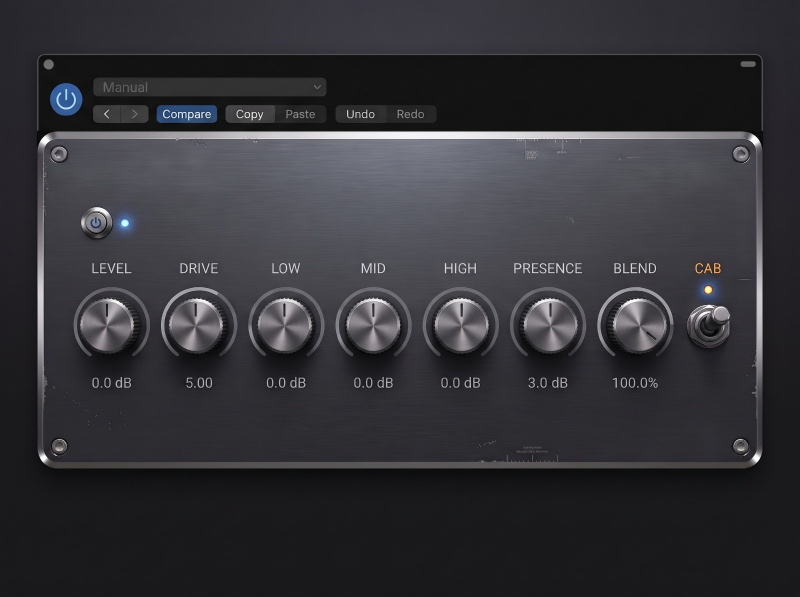
#> input picture Resources/mockup/layout.jpg, 1600 x 1194 px (shown at 1/2 size); its folder holds 6 pictures in this run; the run also reads 4 pictures not shown here
$ python build_ui_assets.py
#> lines starting #> are read from the running program, lines starting #| are printed output that depends on the picture; after the words box and inside, x2 and y2 are one past the last pixel; in counts of white or black regions, pixels touching at a corner belong together
#!/usr/bin/env python3
# AURA Bass — gerador das imagens da interface
# Copyright (c) 2026 Thiago Galvão. Todos os direitos reservados.
# Obra protegida pelas Leis 9.609/1998 e 9.610/1998. Uso pessoal permitido;
# cópia, redistribuição ou obra derivada apenas com autorização por escrito.
# Licença: ver LICENSE  |  https://github.com/thiagorgalvao-sketch/AURA
"""
Monta as imagens da interface do AURA Bass a partir da arte de referência.

Entradas (Resources/mockup):
  layout.jpg          painel completo (2x), sem marca
  plate_empty.jpg     a mesma placa vazia, perfeitamente alinhada com layout.jpg
  generic_print.png   textos impressos genéricos (texto vertical, subtítulo do rodapé, microtextos)
Fontes (Resources/fonts): RussoOne-Regular.ttf, Roboto.ttf

Saídas (Resources/ui), todas em 2x:
  background.jpg      painel sem os indicadores dos knobs e sem os valores, LEDs apagados,
                      chave do CAB ligada, com o nome AURA BASS
  pointer.png         indicador do knob (gira na interface), centrado no quadro
  led_drive_on.png    LED azul aceso (sobreposição)
  footswitch_down.png footswitch do DRIVE pressionado (sobreposição)
  led_tuner_on.png    LED verde do afinador aceso (sobreposição)
  tuner_down.png      footswitch do afinador pressionado (sobreposição)
  arcs_lit.png        arcos dos knobs "acesos" (a interface revela até o valor)
  led_cab_on.png      LED laranja aceso (sobreposição)
  cab_off.png         chave do CAB desligada (alavanca espelhada, sobreposição)

As coordenadas abaixo estão em pixels da imagem de referência (1600x1194, tela Retina).
O recorte do painel começa em CROP_X, CROP_Y; dividir por 2 dá as unidades de Source/Layout.h.

Uso: python3 Tools/build_ui_assets.py
"""
import math
import os
import numpy as np
from PIL import Image, ImageDraw, ImageFont, ImageFilter

ROOT = os.path.dirname(os.path.dirname(os.path.abspath(__file__)))
MOCK = os.path.join(ROOT, "Resources", "mockup")
FONTS = os.path.join(ROOT, "Resources", "fonts")
OUT = os.path.join(ROOT, "Resources", "ui")

CROP_X, CROP_Y, CROP_W, CROP_H = 74, 262, 1452, 678

# Knobs: centro e ângulo atual do indicador (graus, 0 = para cima, horário)
KNOBS = [(217.0, 647.0, 352), (392.5, 651.0, 358), (569.5, 647.0, 358), (746.0, 647.0, 0),
         (923.0, 647.0, 0), (1101.0, 647.5, 358), (1276.0, 646.5, 132)]
POINTER_R0, POINTER_R1, POINTER_HALF_W = 5.0, 50.0, 7.5
REF_KNOB = 3                              # MID: indicador exatamente para cima

VALUE_RECTS = [(150, 745, 300, 790), (325, 745, 475, 790), (500, 745, 650, 790), (675, 745, 825, 790),
               (850, 745, 1000, 790), (1020, 745, 1180, 790), (1195, 745, 1350, 790)]

LED_DRIVE = (249.0, 445.0, 9.5)           # x, y, raio da lente (posição original na arte)

# Footswitch do DRIVE (renderizado por Tools/FootswitchRender) e nova posição do LED azul
FS_CENTER = (1385.0, 858.0)              # canto inferior direito
FS_WIPE = (145, 398, 352, 494)            # região do antigo botão power + LED + rótulo
FS_DOWN_HALF = 48
LED_DRIVE_NEW = (1306.0, 858.0)

# Footswitch do afinador (TUNER), espelhado no canto inferior esquerdo, com LED verde
FS_TUNER = (215.0, 858.0)
LED_TUNER = (294.0, 858.0)
LED_DRIVE_HALF = 22
LED_CAB = (1416.7, 579.3, 9.0)
LED_HALF = 32                             # meio lado do recorte do LED (px)

TOGGLE_AXIS_X = 1417.0                    # eixo vertical da chave (para espelhar)
TOGGLE_CENTER = (1417.0, 652.0)
TOGGLE_HALF = 50

POINTER_HALF = 48                         # meio lado do quadro do indicador (px)

# Bloco dos knobs/CAB sobe 40 px (20 unidades) para equilibrar o painel. As coordenadas acima
# são as da arte original; aqui são convertidas para a posição nova.
DY = -40
BLOCK_ROWS = (500, 820)                   # linhas (arte original) do bloco que sobe
BLOCK_COLS = (90, 1465)
DRIVE_KNOB, MID_KNOB = 1, 3
ARC_DY, ARC_R0, ARC_R1, ARC_MAX_DEG = 3.0, 62.0, 84.0, 146.0   # arco metálico em volta de cada knob
KNOBS_ORIG = list(KNOBS)
KNOBS = [(x, y + DY, a) for x, y, a in KNOBS]
VALUE_RECTS = [(x0, y0 + DY, x1, y1 + DY) for x0, y0, x1, y1 in VALUE_RECTS]
LED_CAB = (LED_CAB[0], LED_CAB[1] + DY, LED_CAB[2])
TOGGLE_CENTER = (TOGGLE_CENTER[0], TOGGLE_CENTER[1] + DY)

# Microtextos ilegíveis da arte (substituídos por textos reais)
MICRO_WIPES = [(1022, 266, 1182, 324), (926, 868, 1140, 934)]


def load(name):
#> called with name = 'layout.jpg'
    return np.asarray(Image.open(os.path.join(MOCK, name)).convert("RGB")).astype(np.float32)
#> call 2 of load, with name = 'plate_empty.jpg'
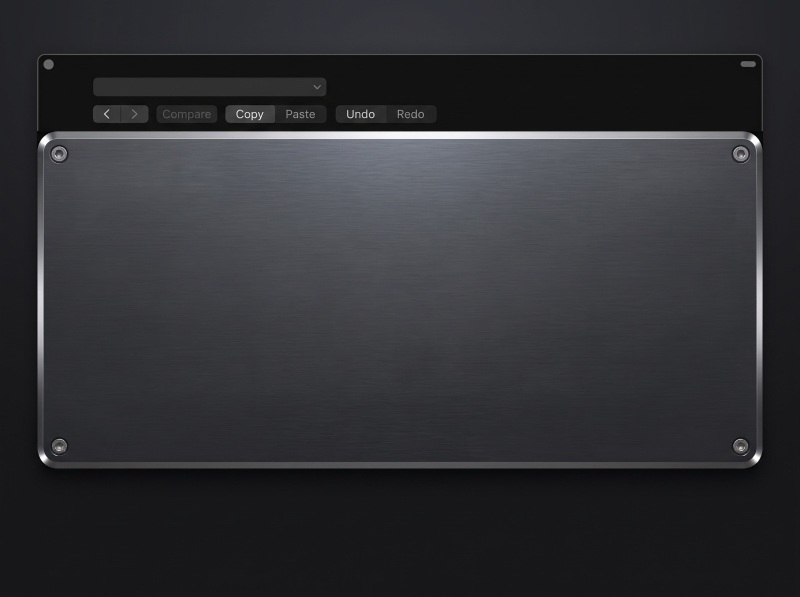
#> input picture Resources/mockup/plate_empty.jpg, 1600 x 1194 px (shown at 1/2 size)


def smoothstep(a, b, x):
    t = np.clip((x - a) / (b - a), 0.0, 1.0)
    return t * t * (3 - 2 * t)


def bilinear(img, xs, ys):
    h, w = img.shape[:2]
    xs = np.clip(xs, 0, w - 2)
    ys = np.clip(ys, 0, h - 2)
    x0 = np.floor(xs).astype(int)
    y0 = np.floor(ys).astype(int)
    tx = (xs - x0)[..., None]
    ty = (ys - y0)[..., None]
    a = img[y0, x0]
    b = img[y0, x0 + 1]
    c = img[y0 + 1, x0]
    d = img[y0 + 1, x0 + 1]
    return (a * (1 - tx) + b * tx) * (1 - ty) + (c * (1 - tx) + d * tx) * ty


def lum(img):
    return img[..., 0] * 0.299 + img[..., 1] * 0.587 + img[..., 2] * 0.114


def pointer_weight(cx, cy, deg, xs, ys):
    a = math.radians(deg)
    ux, uy = math.sin(a), -math.cos(a)
    vx, vy = xs - cx, ys - cy
    along = vx * ux + vy * uy
    perp = np.abs(vx * uy - vy * ux)
    return (smoothstep(POINTER_HALF_W, POINTER_HALF_W - 2.0, perp)
            * smoothstep(POINTER_R0, POINTER_R0 + 2.0, along)
            * smoothstep(POINTER_R1, POINTER_R1 - 2.0, along))


def remove_pointer(img, cx, cy, deg):
    """Preenche o indicador interpolando ao longo do anel (mesmo raio), dos dois lados da ranhura.
    O alumínio torneado varia suavemente em volta do círculo, então o preenchimento some."""
    x0, y0 = int(cx - 60), int(cy - 60)
    ys, xs = np.mgrid[y0:y0 + 120, x0:x0 + 120].astype(np.float32)
    w = pointer_weight(cx, cy, deg, xs, ys)[..., None]
    patch = img[y0:y0 + 120, x0:x0 + 120].copy()

    vx, vy = xs - cx, ys - cy
    r = np.maximum(np.sqrt(vx * vx + vy * vy), 1.0)
    phi = np.arctan2(vx, -vy)                                 # 0 = para cima, horário
    phi0 = math.radians(deg)
    dphi = np.arctan2(np.sin(phi - phi0), np.cos(phi - phi0))
    half = (POINTER_HALF_W + 1.5) / r                         # meia largura angular da ranhura
    pa, pb = phi0 - half, phi0 + half
    side_a = bilinear(img, cx + r * np.sin(pa), cy - r * np.cos(pa))
    side_b = bilinear(img, cx + r * np.sin(pb), cy - r * np.cos(pb))
    t = np.clip((dphi + half) / (2 * half), 0, 1)[..., None]
    interp = side_a * (1 - t) + side_b * t
    filled = patch * (1 - w) + interp * w
    img[y0:y0 + 120, x0:x0 + 120] = filled
    return patch, filled, w[..., 0], (x0, y0)


def erase_text(img, plate, rect, threshold=22.0):
    """Remove texto claro trocando-o pela placa vazia, preservando sombras locais."""
    x0, y0, x1, y1 = rect
    b = img[y0:y1, x0:x1]
    a = plate[y0:y1, x0:x1]
    mask = (lum(b) - lum(a)) > threshold
    mask = np.asarray(Image.fromarray((mask * 255).astype(np.uint8)).filter(ImageFilter.MaxFilter(5))) > 0
    valid = (~mask).astype(np.float32)
    ratio = np.where(valid[..., None] > 0, b / np.maximum(a, 1.0), 0.0)

    def blur(arr, sigma=6.0):
        k = np.exp(-0.5 * (np.arange(-18, 19) / sigma) ** 2)
        k /= k.sum()
        pad = np.pad(arr.astype(np.float32), 18, mode="edge")
        pad = np.apply_along_axis(lambda m: np.convolve(m, k, mode="same"), 0, pad)
        pad = np.apply_along_axis(lambda m: np.convolve(m, k, mode="same"), 1, pad)
        return pad[18:-18, 18:-18]

    num = np.stack([blur(ratio[..., i] * valid) for i in range(3)], -1)
    den = blur(valid)[..., None]
    r = num / np.maximum(den, 1e-3)
    fill = a * np.clip(r, 0.5, 1.6)
    soft = np.asarray(Image.fromarray((mask * 255).astype(np.uint8)).filter(ImageFilter.GaussianBlur(1.0))).astype(np.float32)[..., None] / 255.0
    img[y0:y1, x0:x1] = b * (1 - soft) + fill * soft


def led_off(img, plate, x, y, r, tint):
    """Apaga o LED: tira o brilho (volta à placa vazia) e escurece a lente."""
    R = LED_HALF
    x0, y0 = int(round(x)) - R, int(round(y)) - R
    ys, xs = np.mgrid[y0:y0 + 2 * R, x0:x0 + 2 * R].astype(np.float32)
    d = np.sqrt((xs - x) ** 2 + (ys - y) ** 2)
    on = img[y0:y0 + 2 * R, x0:x0 + 2 * R]
    base = plate[y0:y0 + 2 * R, x0:x0 + 2 * R]
    l = lum(on)[..., None] / 255.0
    lens = np.array(tint, np.float32) * (0.10 + 0.25 * l ** 2) + 10.0
    # reflexo especular pequeno no alto à esquerda
    spec = np.exp(-(((xs - (x - r * 0.35)) ** 2 + (ys - (y - r * 0.4)) ** 2) / (2 * (r * 0.22) ** 2)))[..., None]
    lens = lens + spec * 120.0
    rim = smoothstep(r - 0.6, r + 1.2, d)[..., None]
    ring = np.exp(-((d - r - 0.8) ** 2) / 1.2)[..., None] * 45.0
    off = lens * (1 - rim) + (base + ring) * rim
    edge = smoothstep(R - 2, R - 8, d)[..., None]
    img[y0:y0 + 2 * R, x0:x0 + 2 * R] = on * (1 - edge) + off * edge


def crop_rgba(img, cx, cy, half, alpha=None):
    x0, y0 = int(round(cx)) - half, int(round(cy)) - half
    rgb = np.clip(img[y0:y0 + 2 * half, x0:x0 + 2 * half], 0, 255).astype(np.uint8)
    if alpha is None:
        ys, xs = np.mgrid[0:2 * half, 0:2 * half].astype(np.float32)
        d = np.sqrt((xs + 0.5 - half) ** 2 + (ys + 0.5 - half) ** 2)
        alpha = smoothstep(half - 1, half - 7, d)
    a = (np.clip(alpha, 0, 1) * 255).astype(np.uint8)
    return Image.fromarray(np.dstack([rgb, a]), "RGBA")


# [9 lines left out: function draw_text, not called in this run]


def distress(alpha, seed=7):
    rng = np.random.default_rng(seed)
    h, w = alpha.shape
    fine = np.asarray(Image.fromarray((rng.random((h // 2 + 1, w // 2 + 1)) * 255).astype(np.uint8)).resize((w, h), Image.BILINEAR)).astype(np.float32) / 255
    coarse = np.asarray(Image.fromarray((rng.random((h // 18 + 1, w // 18 + 1)) * 255).astype(np.uint8)).resize((w, h), Image.BICUBIC)).astype(np.float32) / 255
    specks = smoothstep(0.78, 0.86, fine) * smoothstep(0.50, 0.70, coarse)
    pits = (rng.random((h, w)) > 0.9965).astype(np.float32)
    pits = np.asarray(Image.fromarray((pits * 255).astype(np.uint8)).filter(ImageFilter.MaxFilter(3))).astype(np.float32) / 255
    return alpha * np.clip(1.0 - specks * 0.9 - pits * 0.8, 0, 1)


def composite(img, rgba_canvas, colour, alpha_scale=1.0, use_distress=False, seed=7):
    a = np.asarray(rgba_canvas).astype(np.float32) / 255.0
    if use_distress:
        a = distress(a, seed)
    a = (a * alpha_scale)[..., None]
    img[:] = img * (1 - a) + np.array(colour, np.float32) * a


def prepare_layout(layout, plate):
    """Ajustes na arte antes de tudo: tira o botão power antigo, deixa o arco do DRIVE igual
    aos outros e sobe o bloco dos knobs. Trabalha na diferença (arte - placa vazia) para mover
    só os elementos, mantendo a textura da placa no lugar."""
    out = layout.copy()
    x0, y0, x1, y1 = FS_WIPE
    ys, xs = np.mgrid[y0:y1, x0:x1].astype(np.float32)
    edge = np.minimum.reduce([xs - x0, x1 - 1 - xs, ys - y0, y1 - 1 - ys])
    wa = smoothstep(0, 10, edge)[..., None]
    out[y0:y1, x0:x1] = out[y0:y1, x0:x1] * (1 - wa) + plate[y0:y1, x0:x1] * wa

    diff = out - plate

    # Arco do DRIVE: copia o do MID (o original tinha um brilho fixo no fim)
    dx_, dy_, _ = KNOBS_ORIG[DRIVE_KNOB]
    mx_, my_, _ = KNOBS_ORIG[MID_KNOB]
    R = 96
    ys, xs = np.mgrid[-R:R + 1, -R:R + 1].astype(np.float32)
    r = np.sqrt(xs ** 2 + ys ** 2)
    ring = (smoothstep(ARC_R0 - 2, ARC_R0 + 2, r) * smoothstep(94.0, 88.0, r) * (ys < 60))[..., None]
    sx, sy = int(round(mx_)), int(round(my_ + ARC_DY))
    tx, ty = int(round(dx_)), int(round(dy_ + ARC_DY))
    src = diff[sy - R:sy + R + 1, sx - R:sx + R + 1]
    dst = diff[ty - R:ty + R + 1, tx - R:tx + R + 1]
    diff[ty - R:ty + R + 1, tx - R:tx + R + 1] = dst * (1 - ring) + src * ring

    # Sobe o bloco dos knobs
    r0, r1 = BLOCK_ROWS
    c0, c1 = BLOCK_COLS
    block = diff[r0:r1, c0:c1].copy()
    diff[r0:r1, c0:c1] = 0.0
    diff[r0 + DY:r1 + DY, c0:c1] = block
    return np.clip(plate + diff, 0, 255)


def draw_microprint(img, plate, roboto):
    """Troca os microtextos embaralhados por textos legíveis (sem repetir o nome)."""
    for x0, y0, x1, y1 in MICRO_WIPES:
        ys, xs = np.mgrid[y0:y1, x0:x1].astype(np.float32)
        edge = np.minimum.reduce([xs - x0, x1 - 1 - xs, ys - y0, y1 - 1 - ys])
        wa = smoothstep(0, 6, edge)[..., None]
        img[y0:y1, x0:x1] = img[y0:y1, x0:x1] * (1 - wa) + plate[y0:y1, x0:x1] * wa

    H, W = img.shape[:2]
    layer = Image.new("L", (W, H), 0)
    d = ImageDraw.Draw(layer)

    def ruler(x0, x1, y, up):
        d.line([(x0, y), (x1, y)], fill=255, width=1)
        for i, x in enumerate(range(x0, x1 + 1, 6)):
            ln = 9 if i % 10 == 0 else (6 if i % 5 == 0 else 3)
            d.line([(x, y), (x, y - ln if up else y + ln)], fill=255, width=1)

    ruler(1040, 1160, 286, False)
    d.text((1040, 314), "MODEL AB-1   SER. 0417", font=roboto(12), fill=255, anchor="ls")
    ruler(960, 1110, 906, True)
    d.text((960, 888), "HANDMADE IN BRAZIL", font=roboto(12), fill=255, anchor="ls")
    a = (np.asarray(layer).astype(np.float32) / 255.0 * 0.85)[..., None]
    img[:] = img * (1 - a) + np.array((112, 114, 119), np.float32) * a


def build_arcs_lit(img, plate):
    """Camada com os arcos metálicos 'acesos' (mais claros); a interface revela só o trecho
    do arco até o valor de cada knob."""
    H, W = img.shape[:2]
    out = np.zeros((H, W, 4), np.float32)
    lum_d = lum(img) - lum(plate)
    for cx, cy, _ in KNOBS:
        R = int(ARC_R1) + 2
        acx, acy = int(round(cx)), int(round(cy + ARC_DY))
        ys, xs = np.mgrid[acy - R:acy + R + 1, acx - R:acx + R + 1].astype(np.float32)
        vx, vy = xs - cx, ys - (cy + ARC_DY)
        r = np.sqrt(vx ** 2 + vy ** 2)
        ang = np.degrees(np.arctan2(vx, -vy))
        band = smoothstep(ARC_R0, ARC_R0 + 2, r) * smoothstep(ARC_R1, ARC_R1 - 2, r) * (np.abs(ang) <= ARC_MAX_DEG)
        m = smoothstep(6.0, 22.0, lum_d[acy - R:acy + R + 1, acx - R:acx + R + 1]) * band
        base = img[acy - R:acy + R + 1, acx - R:acx + R + 1]
        lit = np.clip(base * 1.35 + 8.0, 0, 255)
        sl = out[acy - R:acy + R + 1, acx - R:acx + R + 1]
        sl[..., :3] = np.where(m[..., None] > sl[..., 3:4], lit, sl[..., :3])
        sl[..., 3] = np.maximum(sl[..., 3], m)
    rgba = np.dstack([np.clip(out[..., :3], 0, 255), out[..., 3] * 255]).astype(np.uint8)
    return Image.fromarray(rgba, "RGBA")


def main():
    os.makedirs(OUT, exist_ok=True)
    layout_orig = load("layout.jpg")
    plate = load("plate_empty.jpg")
    layout = prepare_layout(layout_orig, plate)
    img = layout.copy()
    H, W = img.shape[:2]

    # 1) Indicadores dos knobs: remove todos e guarda o do MID como sprite
    pointer_sprite = None
    for i, (cx, cy, deg) in enumerate(KNOBS):
        patch, filled, w, (x0, y0) = remove_pointer(img, cx, cy, deg)
        if i == REF_KNOB:
            lo, lf = lum(patch), lum(filled)
            alpha = np.clip((lf - lo) / np.maximum(lf, 1.0) * 1.8, 0, 1) * w
            ox, oy = int(cx) - POINTER_HALF - x0, int(cy) - POINTER_HALF - y0
            rgb = np.clip(patch, 0, 255)[oy:oy + 2 * POINTER_HALF, ox:ox + 2 * POINTER_HALF].astype(np.uint8)
            a = (alpha[oy:oy + 2 * POINTER_HALF, ox:ox + 2 * POINTER_HALF] * 255).astype(np.uint8)
            pointer_sprite = Image.fromarray(np.dstack([rgb, a]), "RGBA")
            # recentra pelo centro fracionário do knob
            fx, fy = cx - int(cx), cy - int(cy)
            pointer_sprite = pointer_sprite.transform(pointer_sprite.size, Image.AFFINE, (1, 0, fx, 0, 1, fy), resample=Image.BICUBIC)
#> this loop made 7 passes
#> (x0, y0, ox, oy) on pass 4: (686, 547, 12, 12)
#> pass 1, in bilinear, `x0 = np.floor(xs).astype(int)`:
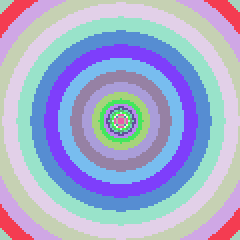
#> x0: shape (120, 120) int64 (shown 2 times larger); 23 distinct labels, from 196 to 218; one colour per label, 0 black
#> after the loop:
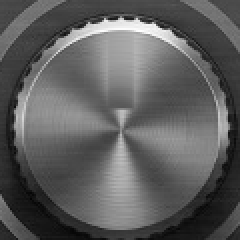
#> lf: shape (120, 120) float64 (shown 2 times larger); min 3, max 255, mean 93.8
#> after the loop:
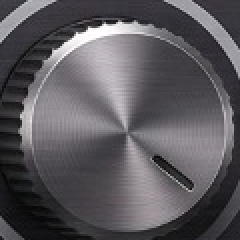
#> patch: shape (120, 120, 3) float32 (shown 2 times larger); mean R, G, B 91.5, 88.7, 93.4

    # 2) Valores: saem da imagem (a interface desenha ao vivo)
    for r in VALUE_RECTS:
        erase_text(img, plate, r)
#> this loop made 7 passes
#> pass 1, in erase_text, `mask = (lum(b) - lum(a)) > threshold`:
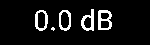
#> mask: shape (45, 150) bool; 8.2% white in thin lines or dots, all inside (x1, y1, x2, y2) = (35, 9, 112, 31)

    # 3) LED do CAB: aceso (sobreposição) e apagado no fundo
    # O brilho em volta do LED laranja vinha azulado na arte: recolore o halo em tom quente
    warm = layout.copy()
    lx, ly, lr = LED_CAB
    hx0, hy0 = int(round(lx)) - LED_HALF, int(round(ly)) - LED_HALF
    ys, xs = np.mgrid[hy0:hy0 + 2 * LED_HALF, hx0:hx0 + 2 * LED_HALF].astype(np.float32)
    dist = np.sqrt((xs - lx) ** 2 + (ys - ly) ** 2)
    on_p = warm[hy0:hy0 + 2 * LED_HALF, hx0:hx0 + 2 * LED_HALF]
    base_p = plate[hy0:hy0 + 2 * LED_HALF, hx0:hx0 + 2 * LED_HALF]
    glow = np.clip(lum(on_p) - lum(base_p), 0, None)[..., None]
    halo = base_p + glow * np.array((2.6, 1.15, 0.25), np.float32)
    outside = smoothstep(lr + 0.5, lr + 3.0, dist)[..., None]
    warm[hy0:hy0 + 2 * LED_HALF, hx0:hx0 + 2 * LED_HALF] = on_p * (1 - outside) + halo * outside
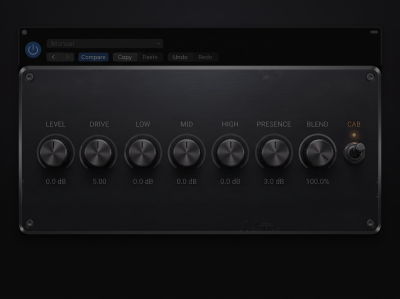
#> warm: shape (1194, 1600, 3) float32 (shown at 1/4 size); mean R, G, B 51.7, 51.1, 55.6; drawn with min black and max white
    led_cab_on = crop_rgba(warm, LED_CAB[0], LED_CAB[1], LED_HALF)
#> in crop_rgba, `rgb = np.clip(img[y0:y0 + 2 * half, x0:x0 + 2 * half], 0, 255).astype(..`:
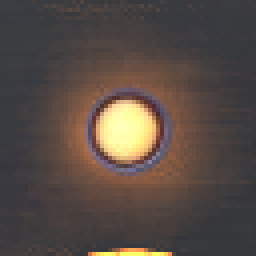
#> rgb: shape (64, 64, 3) (shown 4 times larger); mean R, G, B 86.3, 74.5, 68.6
#> (the rest of the program and of its run is left out)
